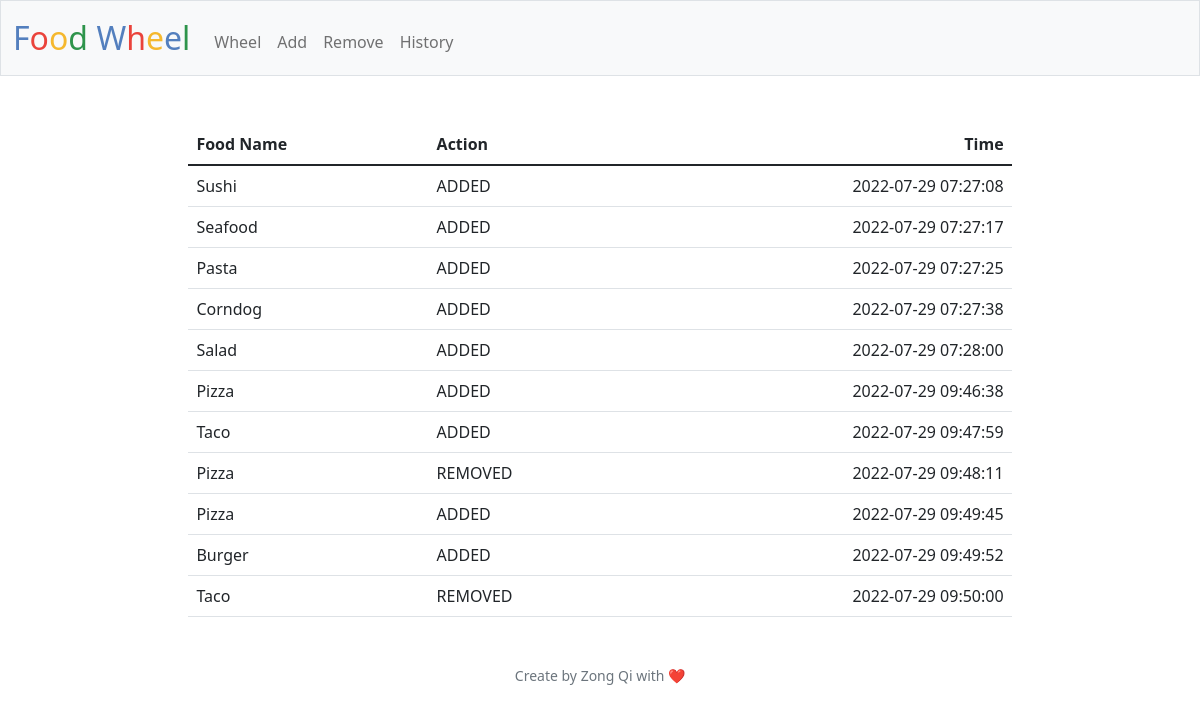
The app's page /history with its own data.
### tables this page shows
CREATE TABLE history (id INTEGER, food TEXT NOT NULL, type TEXT NOT NULL, time TEXT NOT NULL);

### app.py (the view)
@app.route("/history")
def history():
    histories = db.execute("SELECT * FROM history")
    return render_template("history.html", histories=histories)

### app.py (called while the page is built)
@app.after_request
def after_request(response):
    response.headers["Cache-Control"] = "no-cache, no-store, must-revalidate"
    response.headers["Expires"] = 0
    response.headers["Pragma"] = "no-cache"
    return response

### templates/history.html (shortened to what this page needs)
{% extends "layout.html" %}
{% block main %}
    <table class="table">
        <thead>
            <tr>
                <th class="text-start">Food Name</th>
                <th class="text-start">Action</th>
                <th class="text-end">Time</th>
            </tr>
        </thead>
        <tbody>
            {% for history in histories %}
            <tr>
                <td class="text-start">{{ history["food"] }}</td>
                <td class="text-start">{{ history["type"] }}</td>
                <td class="text-end">{{ history["time"] }}</td>
            </tr>
            {% endfor %}
        </tbody>
    </table>
{% endblock %}

### templates/layout.html (shortened to what this page needs)
<!DOCTYPE html>
<html lang="en">
    <head>
        <link href="https://cdn.jsdelivr.net/npm/bootstrap@5.1.3/dist/css/bootstrap.min.css" rel="stylesheet">
        <link href="/static/styles.css" rel="stylesheet">
    </head>
    <body>
        <nav class="bg-light border navbar navbar-expand-md navbar-light">
            <div class="container-fluid">
                <a class="navbar-brand" href="/"><span class="blue">F</span><span class="red">o</span><span class="yellow">o</span><span class="green">d</span> <span class="blue">W</span><span class="red">h</span><span class="yellow">e</span><span class="blue">e</span><span class="green">l</span></a>
                <div class="collapse navbar-collapse" id="navbar">
                    <ul class="navbar-nav me-auto mt-2">
                        <li class="nav-item"><a class="nav-link" href="/">Wheel</a></li>
                        <li class="nav-item"><a class="nav-link" href="/add">Add</a></li>
                        <li class="nav-item"><a class="nav-link" href="/remove">Remove</a></li>
                        <li class="nav-item"><a class="nav-link" href="/history">History</a></li>
                    </ul>
                </div>
            </div>
        </nav>
        <main class="container-fluid py-5 text-center">
            {% block main %}{% endblock %}
        </main>
        <footer class="mb-5 small text-center text-muted">
            Create by Zong Qi with ❤️
        </footer>
    </body>
</html>

### static/styles.css (style rules this page uses)
nav .navbar-brand { font-size: xx-large; }
nav .navbar-brand .blue { color: #537fbe; }
nav .navbar-brand .red { color: #ea433b; }
nav .navbar-brand .yellow { color: #f5b82e; }
nav .navbar-brand .green { color: #2e944b; }
.table { width: 70%; margin: auto; }

### records on screen
history: food "Sushi", type "ADDED", time "2022-07-29 07:27:08"
history: food "Seafood", type "ADDED", time "2022-07-29 07:27:17"
history: food "Pasta", type "ADDED", time "2022-07-29 07:27:25"
history: food "Corndog", type "ADDED", time "2022-07-29 07:27:38"
history: food "Salad", type "ADDED", time "2022-07-29 07:28:00"
history: food "Pizza", type "ADDED", time "2022-07-29 09:46:38"
history: food "Taco", type "ADDED", time "2022-07-29 09:47:59"
history: food "Pizza", type "REMOVED", time "2022-07-29 09:48:11"
history: food "Pizza", type "ADDED", time "2022-07-29 09:49:45"
history: food "Burger", type "ADDED", time "2022-07-29 09:49:52"
history: food "Taco", type "REMOVED", time "2022-07-29 09:50:00"
